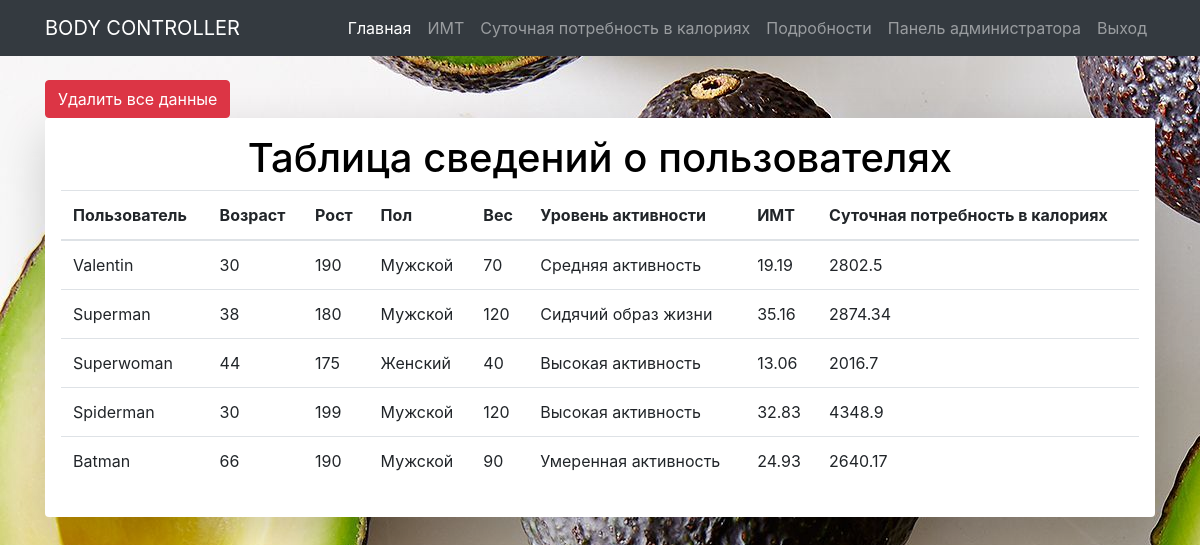
The app's page /details/ (signed in) with its own data.
### app/models.py (models this page shows)
class Diet(models.Model):
    users = models.CharField(max_length=100, null=True)
    age = models.IntegerField(max_length=100, null=True)
    height = models.IntegerField(max_length=100, null=True)
    weight = models.IntegerField(max_length=100, null=True)
    gender = models.CharField(max_length=100, null=True)
    activity = models.CharField(max_length=100, null=True)
    class Meta:
        verbose_name = 'Общие сведения'
        verbose_name_plural = 'Общие сведения'

class BodyMassIndex(models.Model):
    BMI = models.CharField(max_length=50,null=True)
    class Meta:
        verbose_name = 'Индекс Массы Тела'
        verbose_name_plural = 'База ИМТ'

class Calories(models.Model):
    defg = models.CharField(max_length=50,null=True)
    class Meta:
        verbose_name = 'Дневное потребление калорий'
        verbose_name_plural = 'Дневное потребление калорий'

### app/views.py (the view)
# urls.py: path('details/',views.detail,name='detail'),
@login_required(login_url="/login/")
def detail(request):
	if request.user.is_superuser:
		dobj = Diet.objects.all()
		dobjs = BodyMassIndex.objects.all()
		dobjss = Calories.objects.all()
		lll = zip(dobj,dobjs,dobjss)
		return render(request,'detail.html',{'lll':lll})

### app/templates/detail.html (shortened to what this page needs)
{% extends "base_2.html" %}
{% block content %}
<div class="btn-group">
    <a href="{% url 'deleteall' %}"><button type="button" class="btn btn-danger">
         Удалить все данные
    </button></a>
</div>
    <br>
    <div class="container shadow-lg p-3 mb-5 bg-white rounded">
        <h1 class="text-center">Таблица сведений о пользователях</h1>
            <table class="table">
                <thead>
                    <tr>
                        <th scope="col">Пользователь</th>
                        <th scope="col">Возраст</th>
                        <th scope="col">Рост</th>
                        <th scope="col">Пол</th>
                        <th scope="col">Вес</th>
                        <th scope="col">Уровень активности</th>
                        <th scope="col">ИМТ</th>
                        <th scope="col">Суточная потребность в калориях</th>
                    </tr>
                </thead>
                <tbody>
                    {% if lll is null %}
                        <tr>
                            <td>Null</td>
                            <td>Null</td>
                            <td>Null</td>
                            <td>Null</td>
                            <td>Null</td>
                            <td>Null</td>
                            <td>Null</td>
                        </tr>
                    {% else %}
                        {% for dobj,dobjs,dobjss in lll %}
                            <tr>
                                <td>{{ dobj.users }}</td>
                                <td>{{ dobj.age }}</td>
                                <td>{{ dobj.height }}</td>
                                <td>{{ dobj.gender }}</td>
                                <td>{{ dobj.weight }}</td>
                                <td>{{ dobj.activity }}</td>
                                <td>{{ dobjs.BMI }}</td>
                                <td>{{ dobjss.defg }}</td>
                            </tr>
                        {% endfor %}
                    {% endif %}
                </tbody>
            </table>
    </div>
{% endblock %}

### app/templates/base_2.html (shortened to what this page needs)
<!DOCTYPE html>
<html lang="en">
    <head>
        <link rel="stylesheet" href="https://maxcdn.bootstrapcdn.com/bootstrap/4.3.1/css/bootstrap.min.css">
        <nav class="navbar navbar-expand-lg navbar-dark bg-dark">
                <div class="container">
                    <a class="navbar-brand" href="{% url 'index' %}">BODY CONTROLLER</a>
                <div class="collapse navbar-collapse" id="navbarSupportedContent">
                    <ul class="navbar-nav ml-auto">
                        <li class="nav-item active">
                            <a class="nav-link" href="{% url 'index' %}">Главная <span class="sr-only">(current)</span></a>
                        </li>
                        {% if user.is_authenticated %}
                        <li class="nav-item">
                            <a class="nav-link" href="{% url 'bmi' %}">ИМТ</a>
                        </li>
                        <li class="nav-item">
                            <a class="nav-link" href="{% url 'calorie' %}">Суточная потребность в калориях</a>
                        </li>
                            {% if user.is_superuser %}
                            <li class="nav-item">
                                <a class="nav-link" href="{% url 'detail' %}">Подробности</a>
                            </li>
                            <li class="nav-item">
                                <a class="nav-link" href="{% url 'admin:index' %}">Панель администратора</a>
                            </li>
                            {% endif %}
                        <li class="nav-item">
                            <a class="nav-link" href="{% url 'logout' %}">Выход</a>
                        </li>
                        {% endif %}
                    </ul>
                </div>
            </div>
        </nav>
<body>
    </head>
    <body>
        <br>
        <div class="container">
        {% block content %}
        {% endblock content %}
        </div>
    </body>
</body>
</html>

### app/templates/base_2.html (style rules this page uses)
body { background: #c7b38b url(/static/image/avokado-1.jpg); color: #000; }

### records on screen
Diet: users "Valentin", age "30", height "190", gender "Мужской", weight "70", activity "Средняя активность", BMI "19.19", defg "2802.5"
Diet: users "Superman", age "38", height "180", gender "Мужской", weight "120", activity "Сидячий образ жизни", BMI "35.16", defg "2874.34"
Diet: users "Superwoman", age "44", height "175", gender "Женский", weight "40", activity "Высокая активность", BMI "13.06", defg "2016.7"
Diet: users "Spiderman", age "30", height "199", gender "Мужской", weight "120", activity "Высокая активность", BMI "32.83", defg "4348.9"
Diet: users "Batman", age "66", height "190", gender "Мужской", weight "90", activity "Умеренная активность", BMI "24.93", defg "2640.17"
